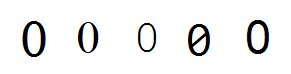
#> input picture trainingImages/test_0.png, 291 x 74 px; its folder holds only this picture in this run
$ python GenDataDup.py   (Python 2 division)   (older library calls are emulated)
#> lines starting #> are read from the running program, lines starting #| are printed output that depends on the picture; after the words box and inside, x2 and y2 are one past the last pixel; in counts of white or black regions, pixels touching at a corner belong together
# GenData.py

import numpy as np
import cv2
import os

# module level variables ##########################################################################
MIN_CONTOUR_AREA = 100

RESIZED_IMAGE_WIDTH = 20
RESIZED_IMAGE_HEIGHT = 30
asciiValueForNum = {'0': '48','1': '49', '2': '50','3': '51', '4': '52','5': '53', '6': '54','7': '55', '8': '56','9': '57'}
rootdir ='trainingImages'

###################################################################################################
def main():
    intClassifications = []
    npaFlattenedImages =  np.empty((0, RESIZED_IMAGE_WIDTH * RESIZED_IMAGE_HEIGHT))
    for subdir, dirs, files in os.walk(rootdir):
        for file in files:
            #print (os.path.join(subdir, file))
            imgTrainingNumbers = cv2.imread(os.path.join(subdir, file))            # read in training numbers image
#> imgTrainingNumbers is the input picture: shape (74, 291, 3); mean B, G, R 239.1, 239.1, 239.1

            if imgTrainingNumbers is None:                          # if image was not read successfully
                print "error: image not read from file \n\n"        # print error message to std out
                os.system("pause")                                  # pause so user can see error message
                return                                              # and exit function (which exits program)
            # end if

            imgGray = cv2.cvtColor(imgTrainingNumbers, cv2.COLOR_BGR2GRAY)          # get grayscale image
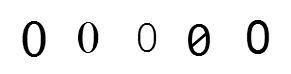
#> imgGray: shape (74, 291); min 0, max 255, mean 239.1
            imgBlurred = cv2.GaussianBlur(imgGray, (5,5), 0)                        # blur
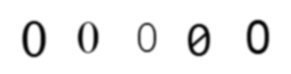
#> imgBlurred: shape (74, 291); min 5, max 255, mean 239.1

                                                                # filter image from grayscale to black and white
            imgThresh = cv2.adaptiveThreshold(imgBlurred,                           # input image
                                              255,                                  # make pixels that pass the threshold full white
                                              cv2.ADAPTIVE_THRESH_GAUSSIAN_C,       # use gaussian rather than mean, seems to give better results
                                              cv2.THRESH_BINARY_INV,                # invert so foreground will be white, background will be black
                                              11,                                   # size of a pixel neighborhood used to calculate threshold value
                                              2)                                    # constant subtracted from the mean or weighted mean
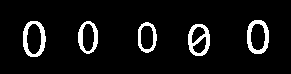
#> imgThresh: shape (74, 291); 7.2% white; 5 white regions

            cv2.imshow("imgThresh", imgThresh)      # show threshold image for reference

            imgThreshCopy = imgThresh.copy()        # make a copy of the thresh image, this in necessary b/c findContours modifies the image

            imgContours, npaContours, npaHierarchy = cv2.findContours(imgThreshCopy,        # input image, make sure to use a copy since the function will modify this image in the course of finding contours
                                                         cv2.RETR_EXTERNAL,                 # retrieve the outermost contours only
                                                         cv2.CHAIN_APPROX_SIMPLE)           # compress horizontal, vertical, and diagonal segments and leave only their end points
#> npaContours = 5 contours; box (x1, y1, x2, y2) and area: (23, 21, 46, 57) 641, (247, 20, 269, 54) 593, (188, 24, 210, 56) 550, (78, 21, 98, 54) 489, (138, 22, 157, 53) 441; npaHierarchy = [[1, -1, -1, -1], [2, 0, -1, -1], [3, 1, -1, -1], [4, 2, -1, -1], [-1, 3, -1, -1]]

                                        # declare empty numpy array, we will use this to write to file later
                                        # zero rows, enough cols to hold all image data
            #npaFlattenedImages =  np.empty((0, RESIZED_IMAGE_WIDTH * RESIZED_IMAGE_HEIGHT))

            #intClassifications = []         # declare empty classifications list, this will be our list of how we are classifying our chars from user input, we will write to file at the end

                                            # possible chars we are interested in are digits 0 through 9, put these in list intValidChars
            intValidChars = [ord('0'), ord('1'), ord('2'), ord('3'), ord('4'), ord('5'), ord('6'), ord('7'), ord('8'), ord('9'),
                             ord('A'), ord('B'), ord('C'), ord('D'), ord('E'), ord('F'), ord('G'), ord('H'), ord('I'), ord('J'),
                             ord('K'), ord('L'), ord('M'), ord('N'), ord('O'), ord('P'), ord('Q'), ord('R'), ord('S'), ord('T'),
                             ord('U'), ord('V'), ord('W'), ord('X'), ord('Y'), ord('Z')]

            for npaContour in npaContours:                          # for each contour
                if cv2.contourArea(npaContour) > MIN_CONTOUR_AREA:          # if contour is big enough to consider
                    [intX, intY, intW, intH] = cv2.boundingRect(npaContour)         # get and break out bounding rect

                                                        # draw rectangle around each contour as we ask user for input
                    cv2.rectangle(imgTrainingNumbers,           # draw rectangle on original training image
                                  (intX, intY),                 # upper left corner
                                  (intX+intW,intY+intH),        # lower right corner
                                  (0, 0, 255),                  # red
                                  2)                            # thickness

                    imgROI = imgThresh[intY:intY+intH, intX:intX+intW]                                  # crop char out of threshold image
                    imgROIResized = cv2.resize(imgROI, (RESIZED_IMAGE_WIDTH, RESIZED_IMAGE_HEIGHT))     # resize image, this will be more consistent for recognition and storage

                    intChar=ord(file[file.find('_')+1:-4])
                    asciiValue = asciiValueForNum[file[file.find('_')+1:-4]]                     # get key press
                    if intChar in intValidChars:      # else if the char is in the list of chars we are looking for . . .
                        intClassifications.append(asciiValue)                                                # append classification char to integer list of chars (we will convert to float later before writing to file)
                        npaFlattenedImage = imgROIResized.reshape((1, RESIZED_IMAGE_WIDTH * RESIZED_IMAGE_HEIGHT))  # flatten image to 1d numpy array so we can write to file later
                        npaFlattenedImages = np.append(npaFlattenedImages, npaFlattenedImage, 0)                    # add current flattened impage numpy array to list of flattened image numpy arrays
                        np.savetxt("flattened_images.txt", npaFlattenedImages)
#> this loop made 5 passes
#> (intX, intY, intW, intH) on passes 1 to 5: (188, 24, 22, 32), (138, 22, 19, 31), (78, 21, 20, 33), (23, 21, 23, 36), (247, 20, 22, 34)
#> pass 1, in main, `imgROIResized = cv2.resize(imgROI, (RESIZED_IMAGE_WIDTH, RESIZED_IMAGE..`:
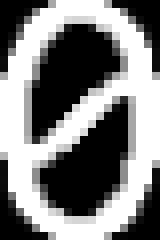
#> imgROIResized: shape (30, 20) (shown 8 times larger); min 0, max 255, mean 126.4
#> pass 3, in main, `imgROI = imgThresh[intY:intY+intH, intX:intX+intW]`:
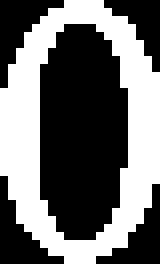
#> imgROI: shape (33, 20) (shown 8 times larger); 42.4% white; 1 white region, box (x1, y1, x2, y2) and area: (0, 0, 20, 33) 280
#> after the loop:
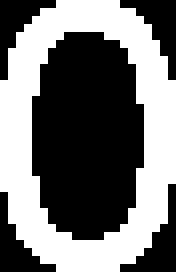
#> imgROI: shape (34, 22) (shown 8 times larger); 45.1% white; 1 white region, box (x1, y1, x2, y2) and area: (0, 0, 22, 34) 337
#> after the loop:
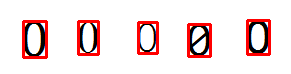
#> imgTrainingNumbers: shape (74, 291, 3); 7.49% of pixels changed, all inside (x1, y1, x2, y2) = (22, 19, 271, 59)
#> after the loop, intClassifications = ['48', '48', '48', '48', '48']
                    # end if
                # end if
            # end for
        # end for
    # end for
    print intClassifications
#| ['48', '48', '48', '48', '48']
    fltClassifications = np.array(intClassifications, np.float32)                   # convert classifications list of ints to numpy array of floats
#> fltClassifications = [48, 48, 48, 48, 48]

    npaClassifications = fltClassifications.reshape((fltClassifications.size, 1))   # flatten numpy array of floats to 1d so we can write to file later
#> npaClassifications = [48, 48, 48, 48, 48]

    print "\n\ntraining complete !!\n"

    np.savetxt("classifications.txt", npaClassifications)           # write flattened images to file
    cv2.destroyAllWindows()             # remove windows from memory

    return

###################################################################################################
if __name__ == "__main__":
    main()
# end if

$ run again, on trainingImages/test_5.png
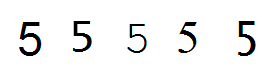
#> input picture trainingImages/test_5.png, 278 x 78 px
#> in main, imgTrainingNumbers is the input picture: shape (78, 278, 3); mean B, G, R 242.1, 242.1, 242.1
#> in main, `imgThresh = cv2.adaptiveThreshold(imgBlurred,`:
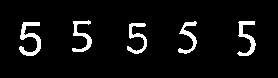
#> imgThresh: shape (78, 278); 6% white; 5 white regions
#> npaContours = 5 contours; box (x1, y1, x2, y2) and area: (19, 22, 41, 56) 250, (237, 21, 256, 56) 200, (72, 20, 92, 52) 178, (127, 23, 147, 54) 174, (178, 21, 197, 54) 168; npaHierarchy = [[1, -1, -1, -1], [2, 0, -1, -1], [3, 1, -1, -1], [4, 2, -1, -1], [-1, 3, -1, -1]]
#> the loop in main, `for npaContour in npaContours:` made 5 passes
#> (intX, intY, intW, intH) on passes 1 to 5: (127, 23, 20, 31), (19, 22, 22, 34), (237, 21, 19, 35), (178, 21, 19, 33), (72, 20, 20, 32)
#> after the loop in main, `for npaContour in npaContours:`:
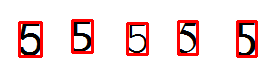
#> imgTrainingNumbers: shape (78, 278, 3); 7.24% of pixels changed, all inside (x1, y1, x2, y2) = (18, 19, 258, 58)
#> after the loop in main, `for npaContour in npaContours:`: intClassifications = ['53', '53', '53', '53', '53']
#| ['53', '53', '53', '53', '53']
#> fltClassifications = [53, 53, 53, 53, 53]

$ run again, on trainingImages/test_6.png
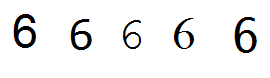
#> input picture trainingImages/test_6.png, 270 x 78 px
#> in main, imgTrainingNumbers is the input picture: shape (78, 270, 3); mean B, G, R 239.4, 239.3, 239.4
#> in main, `imgThresh = cv2.adaptiveThreshold(imgBlurred,`:
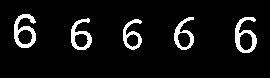
#> imgThresh: shape (78, 270); 7.2% white; 5 white regions
#> npaContours = 5 contours; box (x1, y1, x2, y2) and area: (235, 17, 257, 53) 458, (14, 14, 36, 48) 456, (71, 18, 92, 50) 372, (174, 17, 194, 50) 354, (123, 19, 142, 50) 306; npaHierarchy = [[1, -1, -1, -1], [2, 0, -1, -1], [3, 1, -1, -1], [4, 2, -1, -1], [-1, 3, -1, -1]]
#> the loop in main, `for npaContour in npaContours:` made 5 passes
#> (intX, intY, intW, intH) on passes 1 to 5: (123, 19, 19, 31), (71, 18, 21, 32), (235, 17, 22, 36), (174, 17, 20, 33), (14, 14, 22, 34)
#> after the loop in main, `for npaContour in npaContours:`:
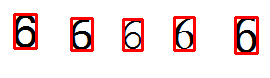
#> imgTrainingNumbers: shape (78, 270, 3); 7.6% of pixels changed, all inside (x1, y1, x2, y2) = (13, 13, 259, 55)
#> after the loop in main, `for npaContour in npaContours:`: intClassifications = ['54', '54', '54', '54', '54']
#| ['54', '54', '54', '54', '54']
#> fltClassifications = [54, 54, 54, 54, 54]

$ run again, on trainingImages/test_7.png
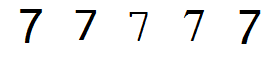
#> input picture trainingImages/test_7.png, 279 x 60 px
#> in main, imgTrainingNumbers is the input picture: shape (60, 279, 3); mean B, G, R 242.1, 242.1, 242.1
#> imgThresh: shape (60, 279); 6.1% white; 5 white regions
#> npaContours = 5 contours; box (x1, y1, x2, y2) and area: (20, 9, 42, 44) 179, (239, 10, 261, 45) 174, (75, 9, 97, 41) 147, (183, 10, 204, 42) 138, (129, 11, 148, 42) 122; npaHierarchy = [[1, -1, -1, -1], [2, 0, -1, -1], [3, 1, -1, -1], [4, 2, -1, -1], [-1, 3, -1, -1]]
#> the loop in main, `for npaContour in npaContours:` made 5 passes
#> (intX, intY, intW, intH) on passes 1 to 5: (129, 11, 19, 31), (239, 10, 22, 35), (183, 10, 21, 32), (75, 9, 22, 32), (20, 9, 22, 35)
#> after the loop in main, `for npaContour in npaContours:`:
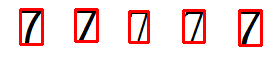
#> imgTrainingNumbers: shape (60, 279, 3); 9.59% of pixels changed, all inside (x1, y1, x2, y2) = (19, 8, 263, 47)
#> after the loop in main, `for npaContour in npaContours:`: intClassifications = ['55', '55', '55', '55', '55']
#| ['55', '55', '55', '55', '55']
#> fltClassifications = [55, 55, 55, 55, 55]
